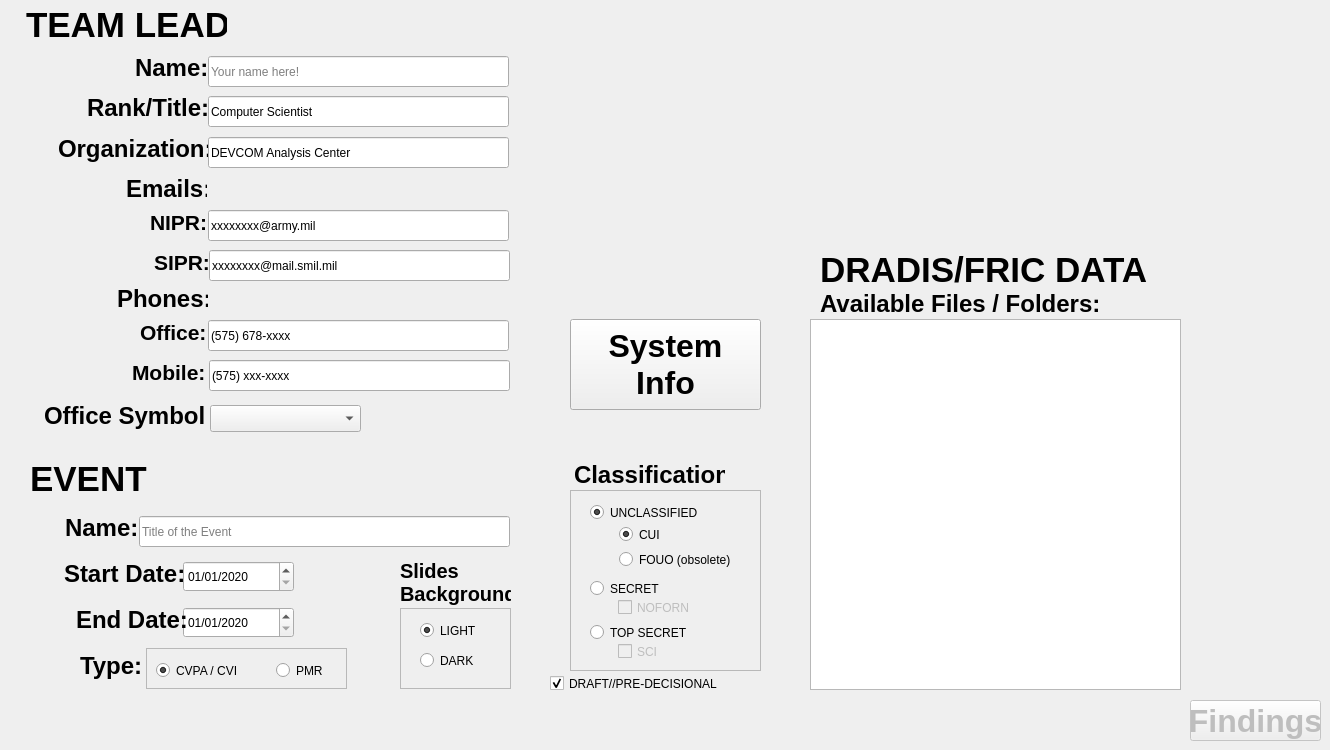
    <widget class="QWidget" name="page1">
     <widget class="QDateEdit" name="startDate">
      <property name="geometry">
       <rect>
        <x>183</x>
        <y>561</y>
        <width>111</width>
        <height>31</height>
       </rect>
      </property>
      <property name="displayFormat">
       <string>MM/dd/yyyy</string>
      </property>
      <property name="date">
       <date>
        <year>2020</year>
        <month>1</month>
        <day>1</day>
       </date>
      </property>
     </widget>
     <widget class="QLabel" name="leadName_label">
      <property name="geometry">
       <rect>
        <x>135</x>
        <y>52</y>
        <width>81</width>
        <height>31</height>
       </rect>
      </property>
      <property name="font">
       <font>
        <pointsize>18</pointsize>
        <weight>75</weight>
        <bold>true</bold>
       </font>
      </property>
      <property name="text">
       <string>Name:</string>
      </property>
     </widget>
     <widget class="QLineEdit" name="leadName">
      <property name="geometry">
       <rect>
        <x>208</x>
        <y>56</y>
        <width>301</width>
        <height>31</height>
       </rect>
      </property>
      <property name="text">
       <string/>
      </property>
      <property name="placeholderText">
       <string>Your name here!</string>
      </property>
     </widget>
     <widget class="QLineEdit" name="leadTitle">
      <property name="geometry">
       <rect>
        <x>208</x>
        <y>96</y>
        <width>301</width>
        <height>31</height>
       </rect>
      </property>
      <property name="text">
       <string>Computer Scientist</string>
      </property>
     </widget>
     <widget class="QLineEdit" name="eventName">
      <property name="geometry">
       <rect>
        <x>139</x>
        <y>516</y>
        <width>371</width>
        <height>31</height>
       </rect>
      </property>
      <property name="text">
       <string/>
      </property>
      <property name="placeholderText">
       <string>Title of the Event</string>
      </property>
     </widget>
     <widget class="QLabel" name="leadTitle_label">
      <property name="geometry">
       <rect>
        <x>87</x>
        <y>92</y>
        <width>131</width>
        <height>31</height>
       </rect>
      </property>
      <property name="font">
       <font>
        <pointsize>18</pointsize>
        <weight>75</weight>
        <bold>true</bold>
       </font>
      </property>
      <property name="text">
       <string>Rank/Title:</string>
      </property>
     </widget>
     <widget class="QLabel" name="leadOrg_label">
      <property name="geometry">
       <rect>
        <x>58</x>
        <y>133</y>
        <width>151</width>
        <height>31</height>
       </rect>
      </property>
      <property name="font">
       <font>
        <pointsize>18</pointsize>
        <weight>75</weight>
        <bold>true</bold>
       </font>
      </property>
      <property name="text">
       <string>Organization:</string>
      </property>
     </widget>
     <widget class="QDateEdit" name="endDate">
      <property name="geometry">
       <rect>
        <x>183</x>
        <y>607</y>
        <width>111</width>
        <height>31</height>
       </rect>
      </property>
      <property name="displayFormat">
       <string>MM/dd/yyyy</string>
      </property>
      <property name="date">
       <date>
        <year>2020</year>
        <month>1</month>
        <day>1</day>
       </date>
      </property>
     </widget>
     <widget class="QLabel" name="startDate_label">
      <property name="geometry">
       <rect>
        <x>64</x>
        <y>558</y>
        <width>121</width>
        <height>31</height>
       </rect>
      </property>
      <property name="font">
       <font>
        <pointsize>18</pointsize>
        <weight>75</weight>
        <bold>true</bold>
       </font>
      </property>
      <property name="text">
       <string>Start Date:</string>
      </property>
     </widget>
     <widget class="QLabel" name="endDate_label">
      <property name="geometry">
       <rect>
        <x>76</x>
        <y>604</y>
        <width>121</width>
        <height>31</height>
       </rect>
      </property>
      <property name="font">
       <font>
        <pointsize>18</pointsize>
        <weight>75</weight>
        <bold>true</bold>
       </font>
      </property>
      <property name="text">
       <string>End Date:</string>
      </property>
     </widget>
     <widget class="QLabel" name="dradisfricData_label">
      <property name="geometry">
       <rect>
        <x>820</x>
        <y>249</y>
        <width>331</width>
        <height>41</height>
       </rect>
      </property>
      <property name="font">
       <font>
        <pointsize>26</pointsize>
        <weight>75</weight>
        <bold>true</bold>
       </font>
      </property>
      <property name="text">
       <string>DRADIS/FRIC DATA</string>
      </property>
     </widget>
     <widget class="QLabel" name="eventName_label">
      <property name="geometry">
       <rect>
        <x>65</x>
        <y>512</y>
        <width>81</width>
        <height>31</height>
       </rect>
      </property>
      <property name="font">
       <font>
        <pointsize>18</pointsize>
        <weight>75</weight>
        <bold>true</bold>
       </font>
      </property>
      <property name="text">
       <string>Name:</string>
      </property>
     </widget>
     <widget class="QLineEdit" name="leadOrg">
      <property name="geometry">
       <rect>
        <x>208</x>
        <y>137</y>
        <width>301</width>
        <height>31</height>
       </rect>
      </property>
      <property name="text">
       <string>DEVCOM Analysis Center</string>
      </property>
     </widget>
     <widget class="QLabel" name="event_label">
      <property name="geometry">
       <rect>
        <x>30</x>
        <y>458</y>
        <width>131</width>
        <height>41</height>
       </rect>
      </property>
      <property name="font">
       <font>
        <pointsize>26</pointsize>
        <weight>75</weight>
        <bold>true</bold>
       </font>
      </property>
      <property name="text">
       <string>EVENT</string>
      </property>
     </widget>
     <widget class="QLabel" name="teamLead_label">
      <property name="geometry">
       <rect>
        <x>26</x>
        <y>4</y>
        <width>201</width>
        <height>41</height>
       </rect>
      </property>
      <property name="font">
       <font>
        <pointsize>26</pointsize>
        <weight>75</weight>
        <bold>true</bold>
       </font>
      </property>
      <property name="text">
       <string>TEAM LEAD</string>
      </property>
     </widget>
     <widget class="QLabel" name="availFilesFolders_label">
      <property name="geometry">
       <rect>
        <x>820</x>
        <y>288</y>
        <width>281</width>
        <height>31</height>
       </rect>
      </property>
      <property name="font">
       <font>
        <pointsize>18</pointsize>
        <weight>75</weight>
        <bold>true</bold>
       </font>
      </property>
      <property name="text">
       <string>Available Files / Folders:</string>
      </property>
     </widget>
     <widget class="QListWidget" name="listFolders">
      <property name="geometry">
       <rect>
        <x>810</x>
        <y>319</y>
        <width>371</width>
        <height>371</height>
       </rect>
      </property>
     </widget>
     <widget class="QPushButton" name="nextButton">
      <property name="enabled">
       <bool>false</bool>
      </property>
      <property name="geometry">
       <rect>
        <x>1190</x>
        <y>700</y>
        <width>131</width>
        <height>41</height>
       </rect>
      </property>
      <property name="font">
       <font>
        <pointsize>24</pointsize>
        <weight>75</weight>
        <bold>true</bold>
       </font>
      </property>
      <property name="text">
       <string>Findings</string>
      </property>
     </widget>
     <widget class="QLabel" name="logo_label">
      <property name="geometry">
       <rect>
        <x>537</x>
        <y>17</y>
        <width>781</width>
        <height>201</height>
       </rect>
      </property>
      <property name="text">
       <string/>
      </property>
      <property name="pixmap">
       <pixmap>logos.jpg</pixmap>
      </property>
      <property name="scaledContents">
       <bool>true</bool>
      </property>
     </widget>
     <widget class="QFrame" name="Classificationframe">
      <property name="geometry">
       <rect>
        <x>570</x>
        <y>490</y>
        <width>191</width>
        <height>181</height>
       </rect>
      </property>
      <property name="frameShape">
       <enum>QFrame::StyledPanel</enum>
      </property>
      <property name="frameShadow">
       <enum>QFrame::Raised</enum>
      </property>
      <widget class="QRadioButton" name="unclassButton">
       <property name="geometry">
        <rect>
         <x>20</x>
         <y>10</y>
         <width>131</width>
         <height>25</height>
        </rect>
       </property>
       <property name="text">
        <string>UNCLASSIFIED</string>
       </property>
       <property name="checked">
        <bool>true</bool>
       </property>
      </widget>
      <widget class="QRadioButton" name="secretButton">
       <property name="geometry">
        <rect>
         <x>20</x>
         <y>86</y>
         <width>81</width>
         <height>25</height>
        </rect>
       </property>
       <property name="text">
        <string>SECRET</string>
       </property>
      </widget>
      <widget class="QRadioButton" name="topsecretButton">
       <property name="geometry">
        <rect>
         <x>20</x>
         <y>130</y>
         <width>121</width>
         <height>25</height>
        </rect>
       </property>
       <property name="text">
        <string>TOP SECRET</string>
       </property>
      </widget>
      <widget class="QCheckBox" name="noforncheckBox">
       <property name="enabled">
        <bool>false</bool>
       </property>
       <property name="geometry">
        <rect>
         <x>48</x>
         <y>105</y>
         <width>91</width>
         <height>25</height>
        </rect>
       </property>
       <property name="text">
        <string>NOFORN</string>
       </property>
      </widget>
      <widget class="QCheckBox" name="scicheckBox">
       <property name="enabled">
        <bool>false</bool>
       </property>
       <property name="geometry">
        <rect>
         <x>48</x>
         <y>149</y>
         <width>51</width>
         <height>25</height>
        </rect>
       </property>
       <property name="text">
        <string>SCI</string>
       </property>
      </widget>
      <widget class="QFrame" name="frame">
       <property name="geometry">
        <rect>
         <x>40</x>
         <y>32</y>
         <width>151</width>
         <height>51</height>
        </rect>
       </property>
       <property name="frameShape">
        <enum>QFrame::NoFrame</enum>
       </property>
       <property name="frameShadow">
        <enum>QFrame::Plain</enum>
       </property>
       <property name="lineWidth">
        <number>0</number>
       </property>
       <widget class="QRadioButton" name="fouoButton">
        <property name="geometry">
         <rect>
          <x>9</x>
          <y>25</y>
          <width>141</width>
          <height>25</height>
         </rect>
        </property>
        <property name="text">
         <string>FOUO (obsolete)</string>
        </property>
       </widget>
       <widget class="QRadioButton" name="cuiButton">
        <property name="geometry">
         <rect>
          <x>9</x>
          <y>0</y>
          <width>61</width>
          <height>25</height>
         </rect>
        </property>
        <property name="text">
         <string>CUI</string>
        </property>
        <property name="checked">
         <bool>true</bool>
        </property>
       </widget>
      </widget>
     </widget>
     <widget class="QLabel" name="mode_label">
      <property name="geometry">
       <rect>
        <x>400</x>
        <y>557</y>
        <width>111</width>
        <height>51</height>
       </rect>
      </property>
      <property name="font">
       <font>
        <pointsize>15</pointsize>
        <weight>75</weight>
        <bold>true</bold>
       </font>
      </property>
      <property name="layoutDirection">
       <enum>Qt::LeftToRight</enum>
      </property>
      <property name="text">
       <string>Slides
Background</string>
      </property>
     </widget>
     <widget class="QFrame" name="Modeframe">
      <property name="geometry">
       <rect>
        <x>400</x>
        <y>608</y>
        <width>111</width>
        <height>81</height>
       </rect>
      </property>
      <property name="frameShape">
       <enum>QFrame::StyledPanel</enum>
      </property>
      <property name="frameShadow">
       <enum>QFrame::Raised</enum>
      </property>
      <widget class="QRadioButton" name="lightButton">
       <property name="geometry">
        <rect>
         <x>20</x>
         <y>10</y>
         <width>81</width>
         <height>25</height>
        </rect>
       </property>
       <property name="text">
        <string>LIGHT</string>
       </property>
       <property name="checked">
        <bool>true</bool>
       </property>
      </widget>
      <widget class="QRadioButton" name="darkButton">
       <property name="geometry">
        <rect>
         <x>20</x>
         <y>40</y>
         <width>81</width>
         <height>25</height>
        </rect>
       </property>
       <property name="text">
        <string>DARK</string>
       </property>
       <property name="checked">
        <bool>false</bool>
       </property>
      </widget>
     </widget>
     <widget class="QLabel" name="classification_label">
      <property name="geometry">
       <rect>
        <x>574</x>
        <y>459</y>
        <width>151</width>
        <height>31</height>
       </rect>
      </property>
      <property name="font">
       <font>
        <pointsize>18</pointsize>
        <weight>75</weight>
        <bold>true</bold>
       </font>
      </property>
      <property name="layoutDirection">
       <enum>Qt::LeftToRight</enum>
      </property>
      <property name="text">
       <string>Classification</string>
      </property>
     </widget>
     <widget class="QCheckBox" name="draftcheckBox">
      <property name="geometry">
       <rect>
        <x>550</x>
        <y>673</y>
        <width>211</width>
        <height>21</height>
       </rect>
      </property>
      <property name="text">
       <string>DRAFT//PRE-DECISIONAL</string>
      </property>
      <property name="checked">
       <bool>true</bool>
      </property>
     </widget>
     <widget class="QComboBox" name="office_comboBox">
      <property name="geometry">
       <rect>
        <x>210</x>
        <y>405</y>
        <width>151</width>
        <height>27</height>
       </rect>
      </property>
      <property name="editable">
       <bool>false</bool>
      </property>
      <property name="currentText">
       <string/>
      </property>
     </widget>
     <widget class="QLabel" name="office_label">
      <property name="geometry">
       <rect>
        <x>44</x>
        <y>400</y>
        <width>161</width>
        <height>31</height>
       </rect>
      </property>
      <property name="font">
       <font>
        <pointsize>18</pointsize>
        <weight>75</weight>
        <bold>true</bold>
       </font>
      </property>
      <property name="layoutDirection">
       <enum>Qt::LeftToRight</enum>
      </property>
      <property name="text">
       <string>Office Symbol:</string>
      </property>
     </widget>
     <widget class="QFrame" name="Eventframe">
      <property name="geometry">
       <rect>
        <x>146</x>
        <y>648</y>
        <width>201</width>
        <height>41</height>
       </rect>
      </property>
      <property name="frameShape">
       <enum>QFrame::StyledPanel</enum>
      </property>
      <property name="frameShadow">
       <enum>QFrame::Raised</enum>
      </property>
      <widget class="QRadioButton" name="pmrButton">
       <property name="geometry">
        <rect>
         <x>130</x>
         <y>10</y>
         <width>61</width>
         <height>25</height>
        </rect>
       </property>
       <property name="text">
        <string>PMR</string>
       </property>
       <property name="checked">
        <bool>false</bool>
       </property>
      </widget>
      <widget class="QRadioButton" name="cvpaButton">
       <property name="geometry">
        <rect>
         <x>10</x>
         <y>10</y>
         <width>111</width>
         <height>25</height>
        </rect>
       </property>
       <property name="text">
        <string>CVPA / CVI</string>
       </property>
       <property name="checked">
        <bool>true</bool>
       </property>
      </widget>
     </widget>
     <widget class="QLabel" name="eventType_label">
      <property name="geometry">
       <rect>
        <x>80</x>
        <y>650</y>
        <width>71</width>
        <height>31</height>
       </rect>
      </property>
      <property name="font">
       <font>
        <pointsize>18</pointsize>
        <weight>75</weight>
        <bold>true</bold>
       </font>
      </property>
      <property name="text">
       <string>Type:</string>
      </property>
     </widget>
     <widget class="QLabel" name="leadEmail_label">
      <property name="geometry">
       <rect>
        <x>126</x>
        <y>173</y>
        <width>81</width>
        <height>31</height>
       </rect>
      </property>
      <property name="font">
       <font>
        <pointsize>18</pointsize>
        <weight>75</weight>
        <bold>true</bold>
       </font>
      </property>
      <property name="text">
       <string>Emails:</string>
      </property>
     </widget>
     <widget class="QLineEdit" name="leadNIPR">
      <property name="geometry">
       <rect>
        <x>208</x>
        <y>210</y>
        <width>301</width>
        <height>31</height>
       </rect>
      </property>
      <property name="text">
       <string>xxxxxxxx@army.mil</string>
      </property>
     </widget>
     <widget class="QLabel" name="leadNIPR_label">
      <property name="geometry">
       <rect>
        <x>150</x>
        <y>207</y>
        <width>61</width>
        <height>31</height>
       </rect>
      </property>
      <property name="font">
       <font>
        <pointsize>16</pointsize>
        <weight>75</weight>
        <bold>true</bold>
       </font>
      </property>
      <property name="text">
       <string>NIPR:</string>
      </property>
     </widget>
     <widget class="QLineEdit" name="leadSIPR">
      <property name="geometry">
       <rect>
        <x>209</x>
        <y>250</y>
        <width>301</width>
        <height>31</height>
       </rect>
      </property>
      <property name="text">
       <string>xxxxxxxx@mail.smil.mil</string>
      </property>
     </widget>
     <widget class="QLabel" name="leadSIPR_label">
      <property name="geometry">
       <rect>
        <x>154</x>
        <y>247</y>
        <width>61</width>
        <height>31</height>
       </rect>
      </property>
      <property name="font">
       <font>
        <pointsize>16</pointsize>
        <weight>75</weight>
        <bold>true</bold>
       </font>
      </property>
      <property name="text">
       <string>SIPR:</string>
      </property>
     </widget>
     <widget class="QLabel" name="leadPhone_label">
      <property name="geometry">
       <rect>
        <x>117</x>
        <y>283</y>
        <width>91</width>
        <height>31</height>
       </rect>
      </property>
      <property name="font">
       <font>
        <pointsize>18</pointsize>
        <weight>75</weight>
        <bold>true</bold>
       </font>
      </property>
      <property name="text">
       <string>Phones:</string>
      </property>
     </widget>
     <widget class="QLineEdit" name="leadOffice">
      <property name="geometry">
       <rect>
        <x>208</x>
        <y>320</y>
        <width>301</width>
        <height>31</height>
       </rect>
      </property>
      <property name="text">
       <string>(575) 678-xxxx</string>
      </property>
     </widget>
     <widget class="QLineEdit" name="leadMobile">
      <property name="geometry">
       <rect>
        <x>209</x>
        <y>360</y>
        <width>301</width>
        <height>31</height>
       </rect>
      </property>
      <property name="text">
       <string>(575) xxx-xxxx</string>
      </property>
     </widget>
     <widget class="QLabel" name="leadOffice_label">
      <property name="geometry">
       <rect>
        <x>140</x>
        <y>317</y>
        <width>71</width>
        <height>31</height>
       </rect>
      </property>
      <property name="font">
       <font>
        <pointsize>16</pointsize>
        <weight>75</weight>
        <bold>true</bold>
       </font>
      </property>
      <property name="text">
       <string>Office:</string>
      </property>
     </widget>
     <widget class="QLabel" name="leadMobile_label">
      <property name="geometry">
       <rect>
        <x>132</x>
        <y>357</y>
        <width>81</width>
        <height>31</height>
       </rect>
      </property>
      <property name="font">
       <font>
        <pointsize>16</pointsize>
        <weight>75</weight>
        <bold>true</bold>
       </font>
      </property>
      <property name="text">
       <string>Mobile:</string>
      </property>
     </widget>
     <widget class="QPushButton" name="systemButton">
      <property name="enabled">
       <bool>true</bool>
      </property>
      <property name="geometry">
       <rect>
        <x>570</x>
        <y>319</y>
        <width>191</width>
        <height>91</height>
       </rect>
      </property>
      <property name="font">
       <font>
        <pointsize>24</pointsize>
        <weight>75</weight>
        <bold>true</bold>
       </font>
      </property>
      <property name="text">
       <string>System
Info</string>
      </property>
     </widget>
    </widget>
